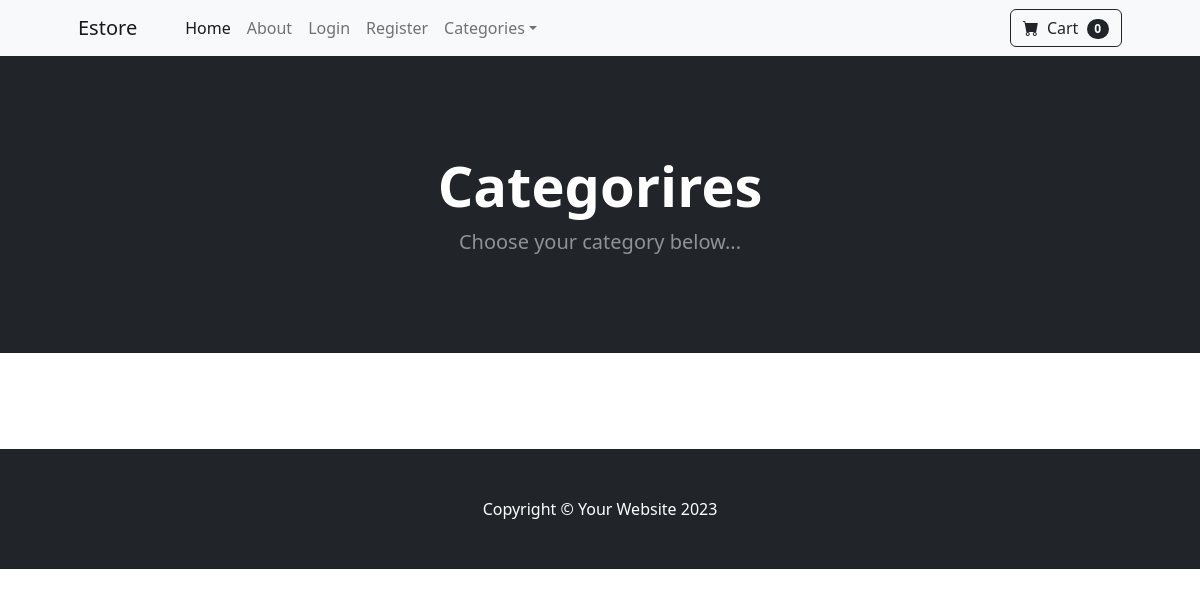
The app's page /category_summary/, older data.
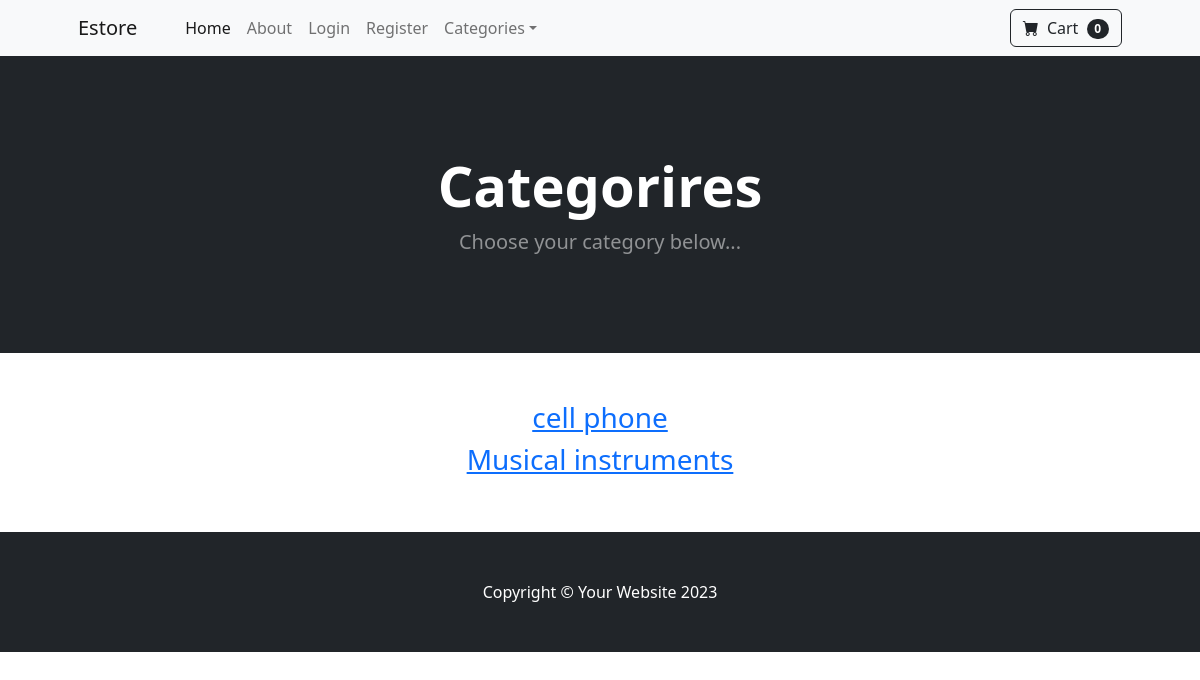
The same page, newer data.
### Estore/models.py (models this page shows)
class Category(models.Model):
    name = models.CharField(max_length=50)
    def __str__(self):
        return self.name
    class Meta:
        verbose_name_plural = 'Categories'

### Estore/views.py (the view)
# urls.py: path('category_summary/',views.category_summary, name="category_summary"),
def category_summary(request):
    categories = Category.objects.all()
    return render(request,'category_summary.html', {"categories": categories})

### cart/cart.py (called while the page is built)
    def __len__(self):#returns the length of the cart
        return len(self.cart)

### cart/context_processor.py (called while the page is built)
def cart(request):
    return {'cart': Cart(request)}

### Estore/templates/category_summary.html
{% extends 'base.html' %}
{% block content %}
<header class="bg-dark py-5">
    <div class="container px-4 px-lg-5 my-5">
        <div class="text-center text-white">
            <h1 class="display-4 fw-bolder">Categorires</h1>
            <p class="lead fw-normal text-white-50 mb-0">Choose your category below...</p>
        </div>
    </div>
</header>
<div class="container">
    <div class="row">
        <center>
            <div class="col-8">
                <br/><br/>
                {% for category in categories %}
                    <h3><a href="{% url 'category' category %}">{{category}}</a></h3>
                {% endfor %}
                <br/><br/>
        	</div>
        </center>
    </div>
</div>
{% endblock %}

Row changes from the older to the newer data that the page shows:
added Category: name "cell phone"
added Category: name "Musical instruments"
